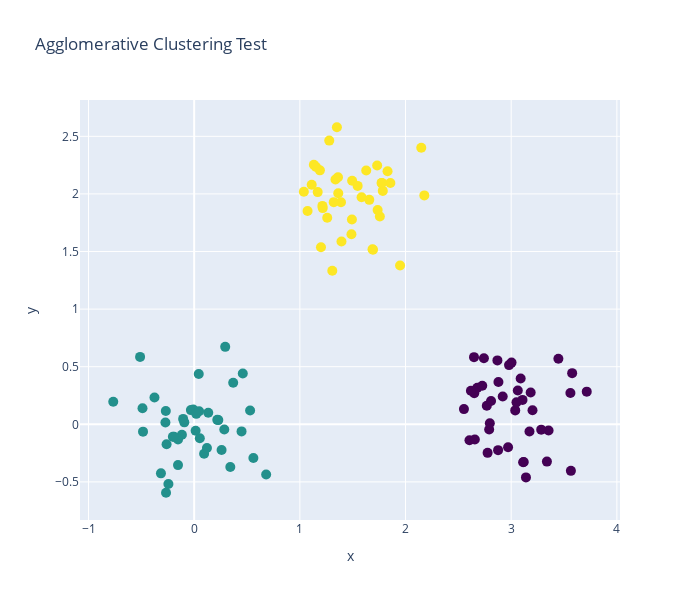

The cell this chart's notebook holds for it:
### Code cell
fig = go.Figure()

fig.add_trace(
    go.Scatter(
        x=points[:,0],
        y=points[:,1],
        mode="markers",
        marker=dict(
            size=10,
            color=labels,   # cluster colors
            colorscale="Viridis"
        )
    )
)

fig.update_layout(
    title="Agglomerative Clustering Test",
    xaxis_title="x",
    yaxis_title="y",
    width=700,
    height=600
)

fig.show()
